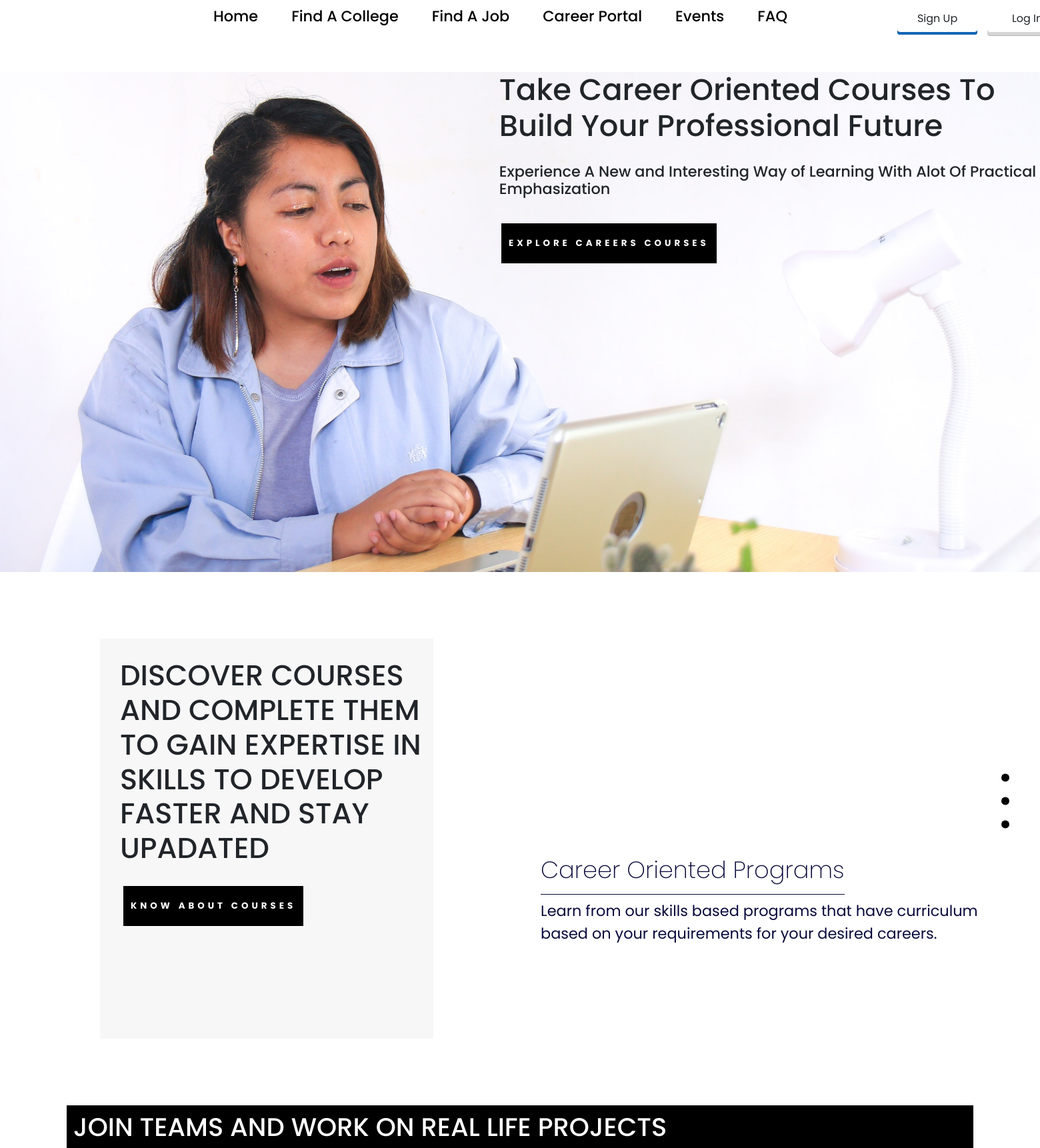
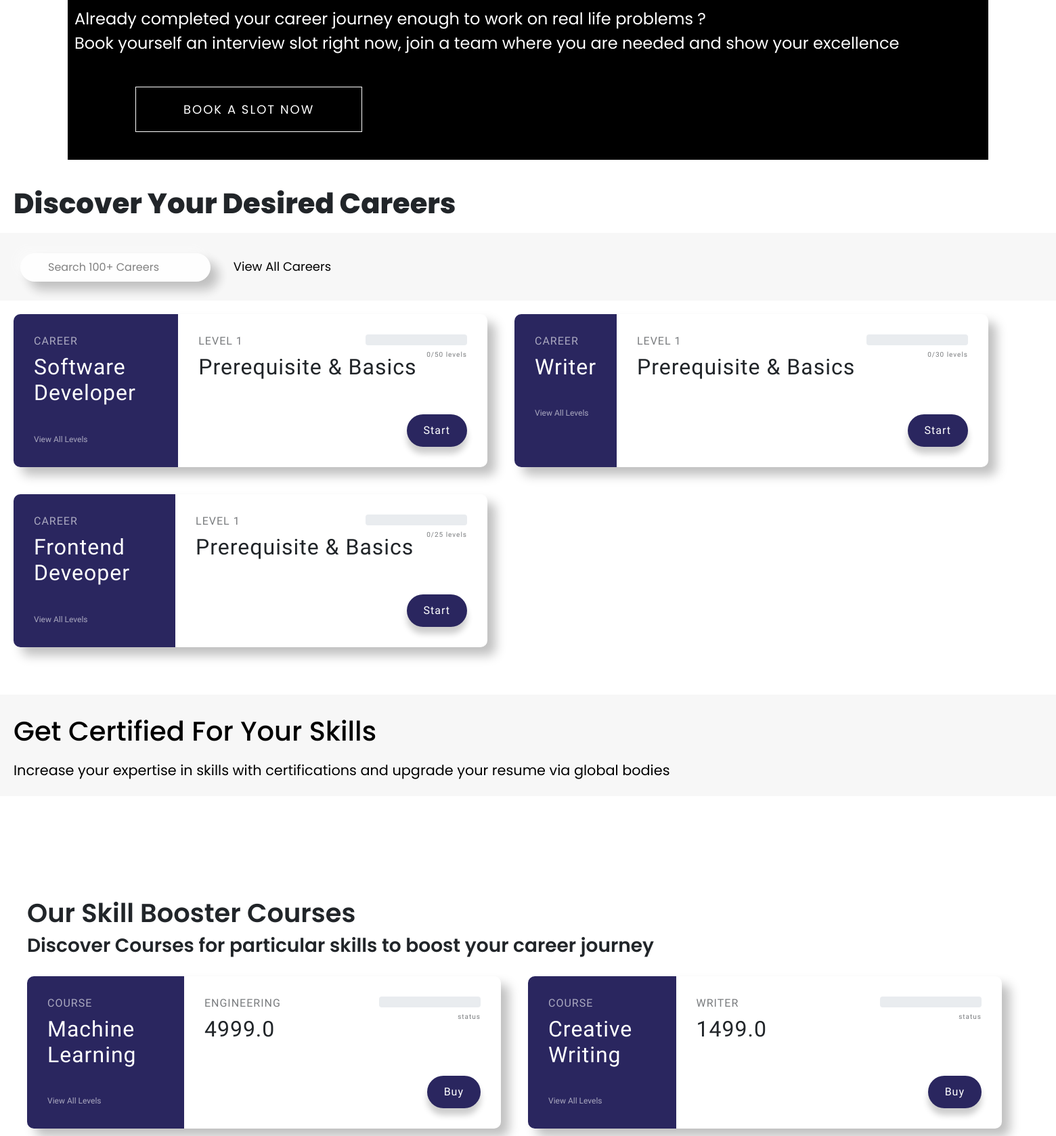
/ecareer/ (upper part), run on the app's committed database (2 pictures, top to bottom).
### app4/models.py (models this page shows, shortened)
class CareerOption(models.Model):
    name = models.CharField(max_length=100,null=True)
    total_levels = models.CharField(max_length=100,null=True)
    student = models.ManyToManyField(Student)

### app1/models.py (models this page shows, shortened)
class Course(models.Model):
    CAT = (('Engineering', 'Engineering'),
            ('Entrepreneurship', 'Entrepreneurship'),
            ('Writer', 'Writer'),
            ('Mock Job Course', 'Mock Job Course'))
    name = models.CharField(max_length=200,null=True)
    category = models.CharField(max_length=100,null=True,choices=CAT)
    price = models.FloatField(null=True)

### app4/views.py (the view)
# urls.py: path('ecareer/',views.career, name='career'),
def career(request):
    courses = Course.objects.all()
    careers = CareerOption.objects.all()
    context = {'careers':careers,'courses':courses}
    return render(request,'app4/career.html',context)

### app4/templates/app4/career.html (shortened to what this page needs)
{% load static %}
{% include 'app1/navbar.html'%}
<!DOCTYPE html>
<html>
    <head>
        <link rel="stylesheet" href="{% static 'styles/career.css' %}">
        <link href="https://cdn.jsdelivr.net/npm/bootstrap@5.1.0/dist/css/bootstrap.min.css" rel="stylesheet">
    </head>
    <body>
        <div class="hero" style="background-image:url('{% static 'images/career-hero.jpg' %}">
                <h1>Take Career Oriented Courses To Build Your Professional Future</h1>
                <h3>Experience A New and Interesting Way of Learning With Alot Of Practical Emphasization</h3>
                <div class="button-wrapper">
                <button>EXPLORE CAREERS COURSES</button>
                </div>
        </div>
        <div class="slide-container">
        <div class="slider-content">
                <div class="slider-card">
                <h2>DISCOVER COURSES AND COMPLETE THEM TO GAIN EXPERTISE IN SKILLS TO DEVELOP FASTER AND STAY UPADATED</h2>
                <div class="button-wrapper">
                <button style="margin-left:-190px;">KNOW ABOUT COURSES</button>
                </div>
                </div>
        </div>
            <div class="slide-slider">
            <div class="myslider">
             <div class="item a">
                <div class="slider-head"><h4>Career Oriented Programs</h4></div>
                <div class="para"><p>Learn from our skills based programs that have curriculum based on your requirements for your desired careers. </p></div>
             </div>
            </div>
            </div>
        </div>
        <div class="opportunity">
            <div class="opp-head"><h2>JOIN TEAMS AND WORK ON REAL LIFE PROJECTS</h2></div>
            <div class="opp-para"><p>Already completed your career journey enough to work on real life problems ? <br>
            Book yourself an interview slot right now, join a team where you are needed and show your excellence</p></div>
            <div class="opp-button">
                <div class='opp-btn-cont'>
                  <a class='opp-btn' href='#'>
                    Book A Slot Now
                  </a>
                </div>
            </div>
        </div>
        <div class="career-container">
            <div class="career-head"><h1>Discover Your Desired Careers</h1></div>
            <div class="career-search">
                <div class='search-container'>
                    <input type="text" id="searchInput" placeholder="Search 100+ Careers">
                    <a href="#">View All Careers</a>
                 </div>
            </div>
            <div class="career-careers">
                {% for career in careers %}
                <div class="course">
	        	<div class="course-preview">
	        		<h6>Career</h6>
	        		<h2>{{career.name}}</h2>
	        		<a href="#">View All Levels </a>
	        	</div>
	        	<div class="course-info">
	        		<div class="progress-container">
	        			<div class="progress"></div>
	        			<span class="progress-text">
	        				0/{{career.total_levels}} levels
	        			</span>
	        		</div>
	        		<h6>LEVEL 1</h6>
	        		<h2>Prerequisite & Basics </h2>
                    <form action="{% url 'levelbased' career.id %}">
	        		<button class="con-btn" type="submit">Start</button>
                    </form>
	        	</div>
	        </div>
            {% endfor %}
        </div>
        </div>
        <div class="separator">
            <div class="separator-head"><h1>Get Certified For Your Skills</h1></div>
            <div class="separator-para">
            <p>Increase your expertise in skills with certifications and upgrade your resume via global bodies</p>
            </div>
        </div>
        <div class="course-container">
            <div class="course-head"><h2>Our Skill Booster Courses</h2></div>
            <div class="course-sub-head"><h3>Discover Courses for particular skills to boost your career journey</h3></div>
            <div class="career-careers">
                {% for course in courses %}
                <div class="course">
	        	<div class="course-preview">
	        		<h6>Course</h6>
	        		<h2>{{course.name}}</h2>
	        		<a href="#">View All Levels </a>
	        	</div>
	        	<div class="course-info">
	        		<div class="progress-container">
	        			<div class="progress"></div>
	        			<span class="progress-text">
	        				status
	        			</span>
	        		</div>
	        		<h6>{{course.category}}</h6>
	        		<h2>{{course.price}} </h2>
	        		<button class="con-btn">Buy</button>
	        	</div>
	        </div>
            {% endfor %}
        </div>
        </div>
    </body>
</html>

### data on the page
CareerOption: name "Software Developer", total_levels "50"
CareerOption: name "Writer", total_levels "30"
CareerOption: name "Frontend Deveoper", total_levels "25"
Course: name "Machine Learning", category "ENGINEERING", price "4999.0"
Course: name "Creative Writing", category "WRITER", price "1499.0"
